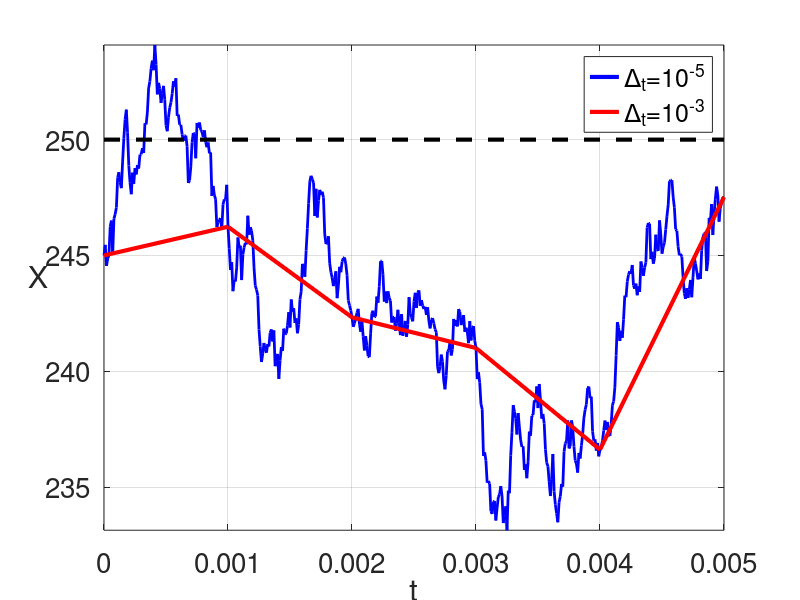
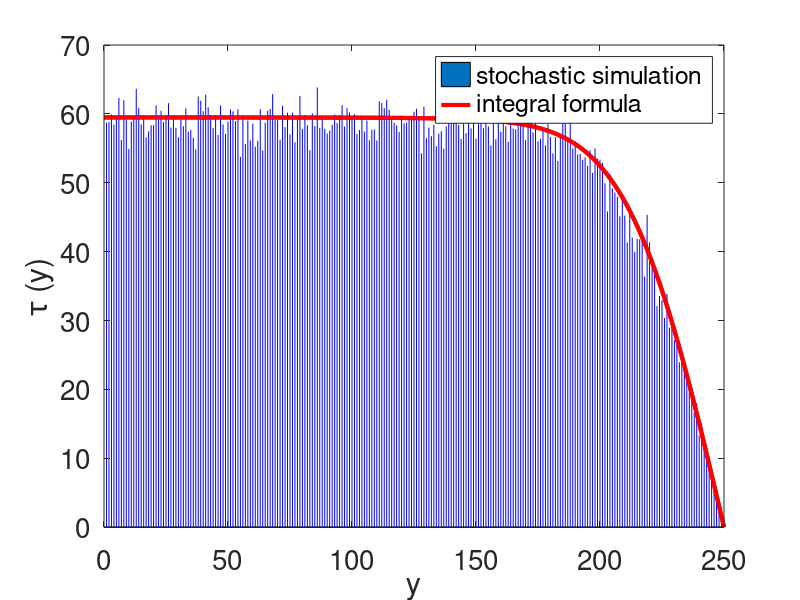

Here is the MATLAB script that generated these plots, in order:
function CH3_KBE_hitting

k1=0.001;
k2=0.75;
k3=165;
k4=10000;
k5=200;

dt=0.00001;
X(1)=245;
time(1)=0;

for i=1:500
    X(i+1) = X(i)+dt*(-k1*X(i)*X(i)*X(i)+k2*X(i)*X(i)-k3*X(i)+k4)+k5*sqrt(dt)*randn(1,1);
    time(i+1)=i*dt;
end

Xbig=X(1:100:501);
timebig=time(1:100:501);

%% Plotting
figure(1);
plot(time,X,'b','Linewidth',2);
hold on;
h1=plot([1],[1],'b','Linewidth',3);
h2=plot(timebig,Xbig,'r','Linewidth',3);
line([0 0.005],[250 250],'Color','k','Linestyle','--','Linewidth',3);
hh=legend([h1 h2],'\Delta_t=10^{-5}','\Delta_t=10^{-3}');
xlim([ 0 0.005]);
ylim([min(min(X),min(Xbig)) max(max(X),max(Xbig))]);
xlabel('t');
ylabel('X');
set(get(gca,'ylabel'),'rotation',0);
set(gca,'Fontsize',20);
grid on;


load data_Figure3_3b_1.dat;
load data_Figure3_3b_2.dat;

initialpoint=data_Figure3_3b_1(:,1);
exittime=data_Figure3_3b_1(:,2);
y=data_Figure3_3b_2(:,1);
tau=data_Figure3_3b_2(:,2);

figure(2);
bar([700],[0]);
hold on;
axis([0 250 0 70]);
set(gca,'XTick',[0 50 100 150 200 250]);
set(gca,'YTick',[0 10 20 30 40 50 60 70]);
xlabel('y');
ylabel('\tau (y)');
plot(y,tau,'r','Linewidth',3);
stem(initialpoint,exittime,'b','Markersize',0.01);
plot(y,tau,'r','Linewidth',3);
hh=legend('stochastic simulation','integral formula');
set(gca,'Fontsize',20);

